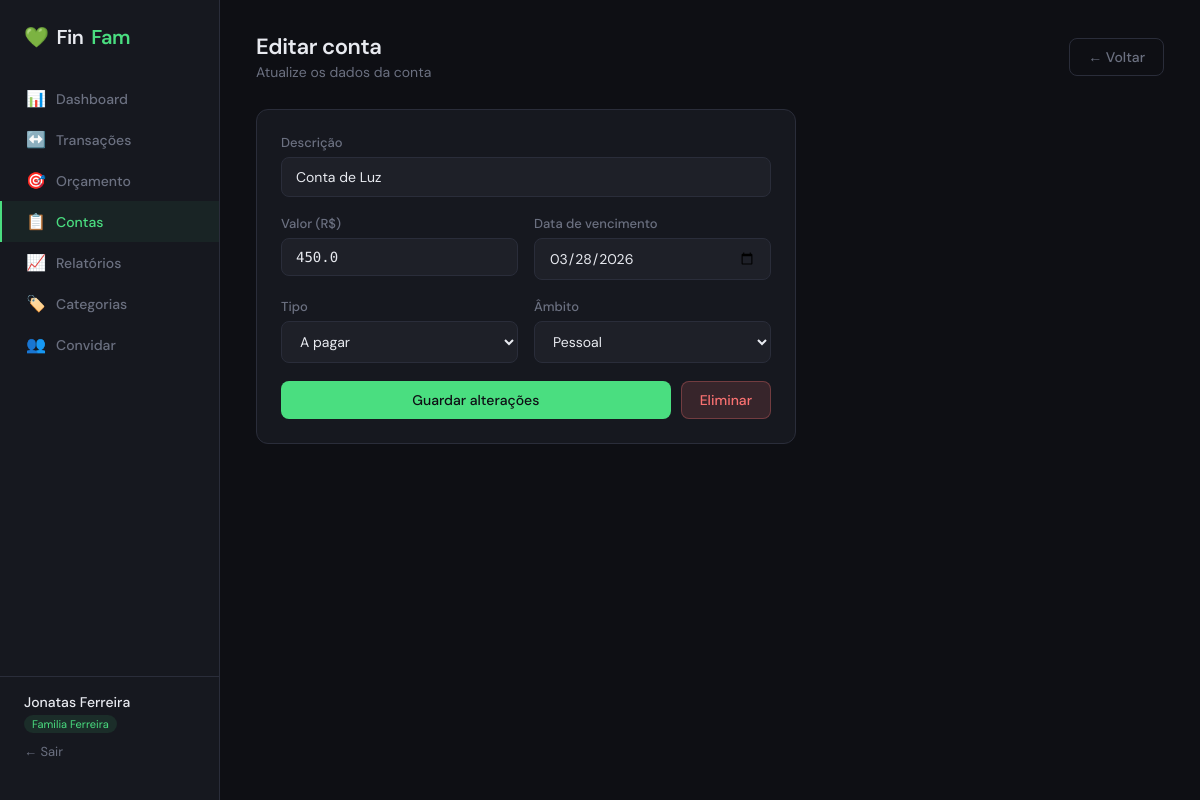
/bills/1/edit (signed in), run on an earlier commit of the app's database.
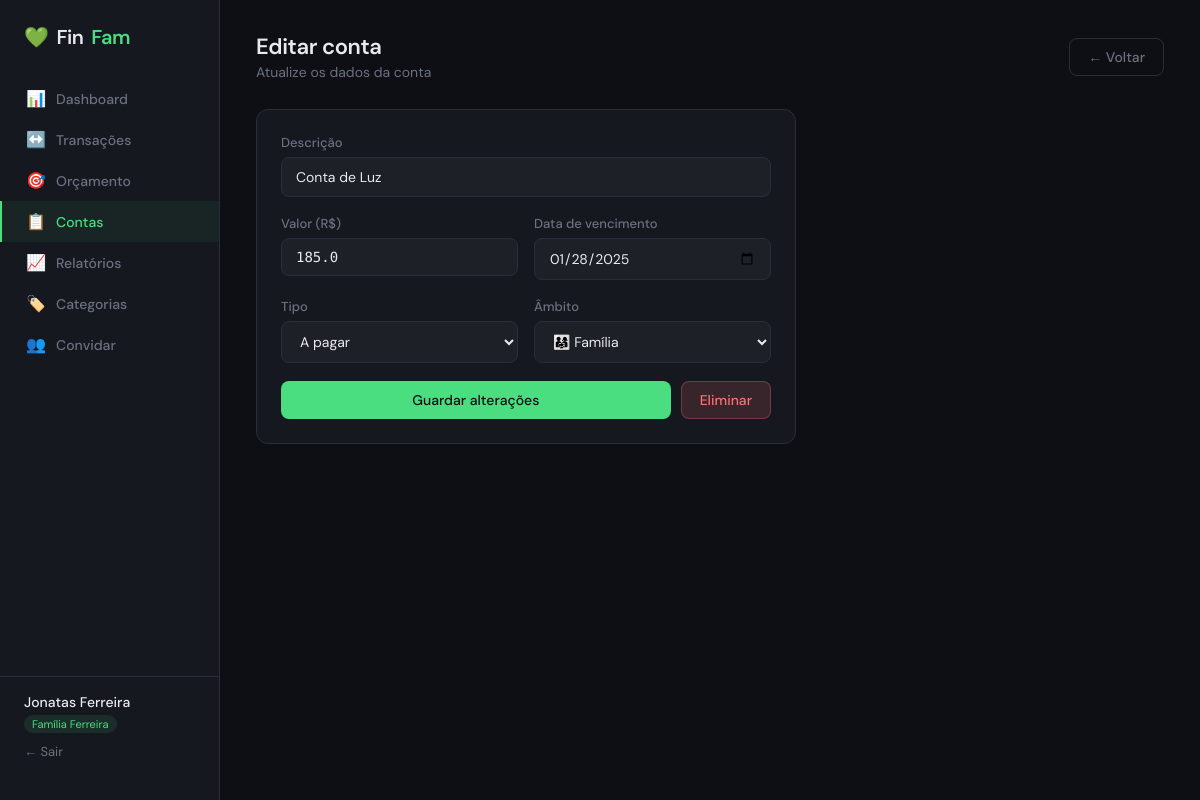
And on a later commit of the database.
### app/models.py (models this page shows, shortened)
class Family(db.Model):
    __tablename__ = 'families'
    id = db.Column(db.Integer, primary_key=True)
    name = db.Column(db.String(100), nullable=False)
    invite_token = db.Column(db.String(64), unique=True, default=lambda: secrets.token_urlsafe(32))
    created_at = db.Column(db.DateTime, default=datetime.utcnow)
    members = db.relationship('User', back_populates='family')
    categories = db.relationship('Category', back_populates='family')
    transactions = db.relationship('Transaction', back_populates='family')
    budgets = db.relationship('Budget', back_populates='family')
    bills = db.relationship('Bill', back_populates='family')

class Bill(db.Model):
    __tablename__ = 'bills'
    id = db.Column(db.Integer, primary_key=True)
    description = db.Column(db.String(200), nullable=False)
    amount = db.Column(db.Float, nullable=False)
    due_date = db.Column(db.Date, nullable=False)
    paid = db.Column(db.Boolean, default=False)
    paid_at = db.Column(db.DateTime, nullable=True)
    type = db.Column(db.String(10), default='payable')  # 'payable' or 'receivable'
    scope = db.Column(db.String(10), default='personal')  # 'personal' or 'family'
    user_id = db.Column(db.Integer, db.ForeignKey('users.id'), nullable=False)
    family_id = db.Column(db.Integer, db.ForeignKey('families.id'), nullable=False)
    user = db.relationship('User', back_populates='bills')
    family = db.relationship('Family', back_populates='bills')

### app/routes/budget_bills_reports.py (the view, shortened to what this page needs)
@bills_bp.route('/bills/<int:id>/edit', methods=['GET', 'POST'])
@login_required
def edit(id):
    bill = Bill.query.get_or_404(id)
    if bill.family_id != current_user.family_id:
        flash('Sem permissao.', 'danger')
        return redirect(url_for('bills.index'))
    return render_template('bills/form.html', bill=bill)

### app/models.py (called while the page is built)
    @property
    def is_admin(self):
        return self.role == 'admin'

### app/templates/bills/form.html (shortened to what this page needs)
{% extends 'base.html' %}
{% block content %}
<div class="page-header">
  <div>
    <div class="page-title">{{ 'Editar conta' if bill else 'Nova conta' }}</div>
    <div class="page-subtitle">{{ 'Atualize os dados da conta' if bill else 'Registe uma conta a pagar ou receber' }}</div>
  </div>
  <a href="{{ url_for('bills.index') }}" class="btn btn-ghost">← Voltar</a>
</div>
<div class="card" style="max-width:540px;">
  <form method="POST">
    <div class="form-group">
      <label class="form-label">Descrição</label>
      <input type="text" name="description" class="form-control"
        placeholder="ex: Renda de março"
        value="{{ bill.description if bill else '' }}"
        required autofocus>
    </div>
    <div class="form-row">
      <div class="form-group">
        <label class="form-label">Valor (R$)</label>
        <input type="number" name="amount" class="form-control mono"
          step="0.01" min="0.01" placeholder="0.00"
          value="{{ bill.amount if bill else '' }}"
          required>
      </div>
      <div class="form-group">
        <label class="form-label">Data de vencimento</label>
        <input type="date" name="due_date" class="form-control"
          value="{{ bill.due_date.isoformat() if bill else '' }}"
          required>
      </div>
    </div>
    <div class="form-row">
      <div class="form-group">
        <label class="form-label">Tipo</label>
        <select name="type" class="form-control">
          <option value="payable" {% if bill and bill.type=='payable' %}selected{% endif %}>A pagar</option>
        </select>
      </div>
      <div class="form-group">
        <label class="form-label">Âmbito</label>
        <select name="scope" class="form-control">
          <option value="personal" {% if not bill or bill.scope=='personal' %}selected{% endif %}>Pessoal</option>
          <option value="family" {% if bill and bill.scope=='family' %}selected{% endif %}>👨‍👩‍👧 Família</option>
        </select>
      </div>
    </div>
    <div style="display:flex;gap:10px;">
      <button type="submit" class="btn btn-primary" style="flex:1;justify-content:center;">
        {{ 'Guardar alterações' if bill else 'Registar conta' }}
      </button>
      {% if bill %}
      <form method="POST" action="{{ url_for('bills.delete', id=bill.id) }}"
            onsubmit="return confirm('Eliminar esta conta?')" style="margin:0;">
        <button type="submit" class="btn btn-danger">Eliminar</button>
      </form>
      {% endif %}
    </div>
  </form>
</div>
{% endblock %}

### app/templates/base.html (shortened to what this page needs)
<!DOCTYPE html>
<html lang="pt">
<head>
</head>
<body>
{% if current_user.is_authenticated %}
<nav class="sidebar">
  <div class="sidebar-logo">💚 <span>Fin</span>Fam</div>
  <div class="sidebar-nav">
    <a href="{{ url_for('dashboard.index') }}" class="nav-item {% if request.endpoint == 'dashboard.index' %}active{% endif %}">
      <span class="icon">📊</span> Dashboard
    </a>
    <a href="{{ url_for('transactions.index') }}" class="nav-item {% if 'transactions' in request.endpoint %}active{% endif %}">
      <span class="icon">↔️</span> Transações
    </a>
    <a href="{{ url_for('budget.index') }}" class="nav-item {% if 'budget' in request.endpoint %}active{% endif %}">
      <span class="icon">🎯</span> Orçamento
    </a>
    <a href="{{ url_for('bills.index') }}" class="nav-item {% if 'bills' in request.endpoint %}active{% endif %}">
      <span class="icon">📋</span> Contas
    </a>
    <a href="{{ url_for('reports.index') }}" class="nav-item {% if 'reports' in request.endpoint %}active{% endif %}">
      <span class="icon">📈</span> Relatórios
    </a>
    <a href="{{ url_for('categories.index') }}" class="nav-item {% if 'categories' in request.endpoint %}active{% endif %}">
      <span class="icon">🏷️</span> Categorias
    </a>
    {% if current_user.is_admin %}
    <a href="{{ url_for('auth.invite') }}" class="nav-item {% if request.endpoint == 'auth.invite' %}active{% endif %}">
      <span class="icon">👥</span> Convidar
    </a>
    {% endif %}
  </div>
  <div class="sidebar-footer">
    <div class="user-name">{{ current_user.name }}</div>
    {% if current_user.family %}
    <span class="family-badge">{{ current_user.family.name }}</span>
    {% endif %}
    <a href="{{ url_for('auth.logout') }}" class="logout-link">← Sair</a>
  </div>
</nav>
{% endif %}
<main class="main" {% if not current_user.is_authenticated %}style="margin-left:0;display:flex;align-items:center;justify-content:center;"{% endif %}>
  {% block content %}{% endblock %}
</main>
</body>
</html>

What changed in the data, as far as the page shows it:
changed Family: family.name "Familia Ferreira" → "Família Ferreira"
changed Bill "Conta de Luz": amount "450.0" → "185.0"; due_date "03/28/2026" → "01/28/2025"; scope "Pessoal" → "👨‍👩‍👧 Família"
